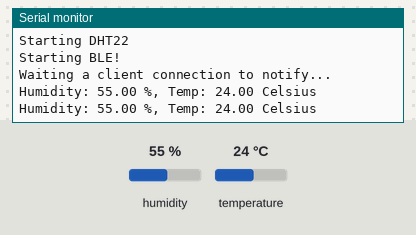
A sketch run on a simulated ESP32. Parts: the last lines printed to the serial monitor. Inputs (shaded band) come from the test bench; at power-on: humidity 55 %, temperature 24 °C. Nothing arrives over Bluetooth unless stated; a phone connects over Bluetooth LE 3 s after start.

Above: at 10.8 s.
10.9 s: humidity set to 22 %
At 20.7 s:
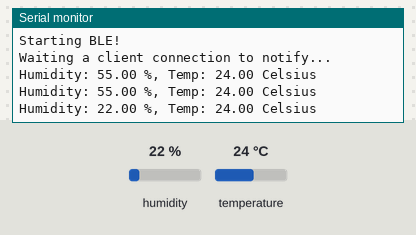
20.9 s: temperature set to 12 °C
At 30.7 s:
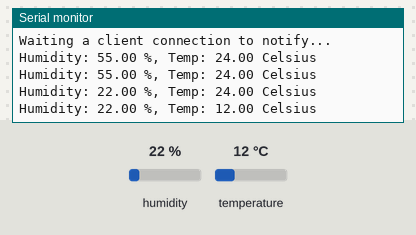
30.9 s: humidity set to 40 %
At 40.5 s:
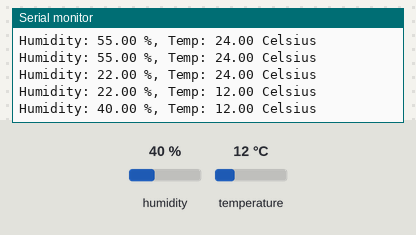
Timing chart, 0 to 42.0 s (numbered marks = the images above; inputs shaded):
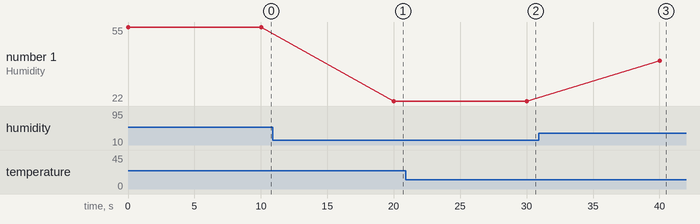

The sketch:

ESP32DHT22BLESERVER.ino
```cpp
/*
    Video: https://www.youtube.com/watch?v=oCMOYS71NIU
    Based on Neil Kolban example for IDF: https://github.com/nkolban/esp32-snippets/blob/master/cpp_utils/tests/BLE%20Tests/SampleNotify.cpp
    Ported to Arduino ESP32 by Evandro Copercini
    updated by chegewara

   Create a BLE server that, once we receive a connection, will send periodic notifications.
   The service advertises itself as: 4fafc201-1fb5-459e-8fcc-c5c9c331914b
   And has a characteristic of: beb5483e-36e1-4688-b7f5-ea07361b26a8

   The design of creating the BLE server is:
   1. Create a BLE Server
   2. Create a BLE Service
   3. Create a BLE Characteristic on the Service
   4. Create a BLE Descriptor on the characteristic
   5. Start the service.
   6. Start advertising.

   A connect hander associated with the server starts a background task that performs notification
   every couple of seconds.
*/
#include <BLEDevice.h>
#include <BLEServer.h>
#include <BLEUtils.h>
#include <BLE2902.h>

BLEServer* pServer = NULL;
BLECharacteristic* pCharacteristic = NULL;
BLECharacteristic* pCharacteristic1 = NULL;

bool deviceConnected = false;
bool oldDeviceConnected = false;
uint32_t value = 0;

// See the following for generating UUIDs:
// https://www.uuidgenerator.net/

#define SERVICE_UUID        "0826729a-6fcc-11eb-9439-0242ac130002"
#define CHARACTERISTIC_UUID "131e8d18-6fcc-11eb-9439-0242ac130002"
#define CHARACTERISTIC1_UUID "6cfdfcba-6fcc-11eb-9439-0242ac130002"

#include <DHT.h>;

#define DHTPIN 23     // what pin we're connected to
#define DHTTYPE DHT22   // DHT 22  (AM2302)
DHT dht(DHTPIN, DHTTYPE); //// Initialize DHT sensor for normal 16mhz Arduino


int chk;
float h;     //Stores humidity (%)
float tempC; //Stores temperature (celcius)


class MyServerCallbacks: public BLEServerCallbacks {
    void onConnect(BLEServer* pServer) {
      deviceConnected = true;
    };

    void onDisconnect(BLEServer* pServer) {
      deviceConnected = false;
    }
};


void setup() {
  Serial.begin(115200);

  Serial.println("Starting DHT22");
  dht.begin();

  Serial.println("Starting BLE!");

  // Create the BLE Device
  BLEDevice::init("ESP32");

  // Create the BLE Server
  pServer = BLEDevice::createServer();
  pServer->setCallbacks(new MyServerCallbacks());

  // Create the BLE Service
  BLEService *pService = pServer->createService(SERVICE_UUID);

  // Create a BLE Characteristic
  pCharacteristic = pService->createCharacteristic(
                      CHARACTERISTIC_UUID,
                      BLECharacteristic::PROPERTY_READ   |
                      BLECharacteristic::PROPERTY_WRITE  |
                      BLECharacteristic::PROPERTY_NOTIFY |
                      BLECharacteristic::PROPERTY_INDICATE
                    );

  // https://www.bluetooth.com/specifications/gatt/viewer?attributeXmlFile=org.bluetooth.descriptor.gatt.client_characteristic_configuration.xml
  // Create a BLE Descriptor
  pCharacteristic->addDescriptor(new BLE2902());

  pCharacteristic1 = pService->createCharacteristic(
                      CHARACTERISTIC1_UUID,
                      BLECharacteristic::PROPERTY_READ   |
                      BLECharacteristic::PROPERTY_WRITE  |
                      BLECharacteristic::PROPERTY_NOTIFY |
                      BLECharacteristic::PROPERTY_INDICATE
                    );

  pCharacteristic1->addDescriptor(new BLE2902());

  // Start the service
  pService->start();

  // Start advertising
  BLEAdvertising *pAdvertising = BLEDevice::getAdvertising();
  pAdvertising->addServiceUUID(SERVICE_UUID);
  pAdvertising->setScanResponse(false);
  pAdvertising->setMinPreferred(0x0);  // set value to 0x00 to not advertise this parameter
  BLEDevice::startAdvertising();
  Serial.println("Waiting a client connection to notify...");
}

void loop() {

    h = dht.readHumidity();
    tempC = dht.readTemperature();

    Serial.print("Humidity: ");
    Serial.print(h);
    Serial.print(" %, Temp: ");
    Serial.print(tempC);
    Serial.println(" Celsius");


    // notify changed value
    if (deviceConnected) {

        char txStringTempC[8];
        char txStringH[8];

        dtostrf(tempC, 1, 2, txStringTempC);
        dtostrf(h, 1, 2, txStringH);

        //pCharacteristic->setValue((uint8_t*)&value, 4);
        pCharacteristic->setValue(txStringTempC);
        pCharacteristic->notify();

        pCharacteristic1->setValue(txStringH);
        pCharacteristic1->notify();

        value++;
        delay(3); // bluetooth stack will go into congestion, if too many packets are sent, in 6 hours test i was able to go as low as 3ms
    }
    // disconnecting
    if (!deviceConnected && oldDeviceConnected) {
        delay(500); // give the bluetooth stack the chance to get things ready
        pServer->startAdvertising(); // restart advertising
        Serial.println("start advertising");
        oldDeviceConnected = deviceConnected;
    }
    // connecting
    if (deviceConnected && !oldDeviceConnected) {
        // do stuff here on connecting
        oldDeviceConnected = deviceConnected;
    }

    delay(10000);
}
```

Measured:
- after the input at 10.9 s, the serial monitor: prints a new line after 9.1 s (image 1)
- after the input at 20.9 s, the serial monitor: prints a new line after 9.1 s (image 2)
- after the input at 30.9 s, the serial monitor: prints a new line after 9.1 s (image 3)
- plotted number 1: 55 → 22 after the input at 10.9 s, 22 → 40 after the input at 30.9 s
